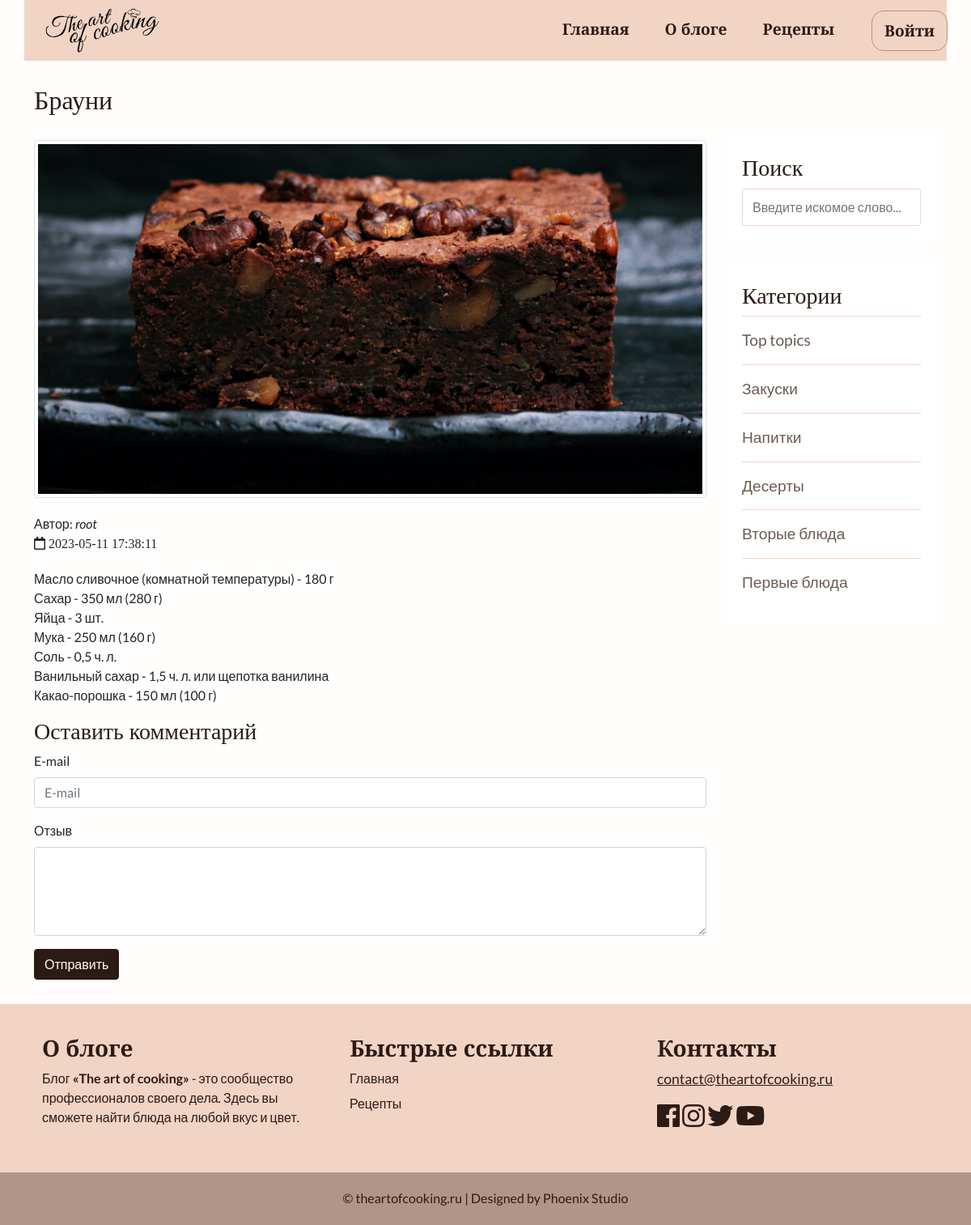
Page /single.php?post=32 on the earlier database version.
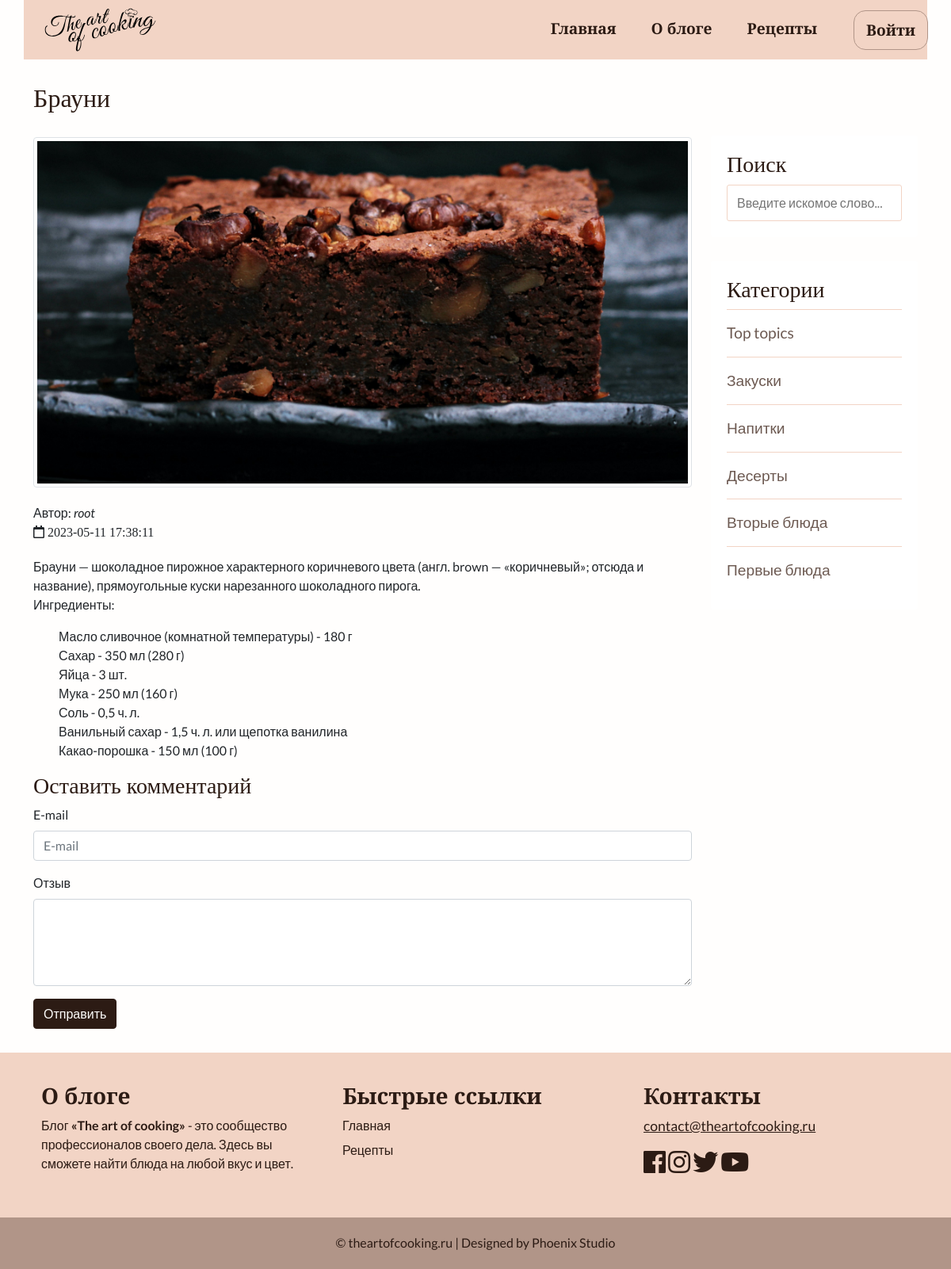
Same page on the later database version.
### tables this page shows
CREATE TABLE `posts` (
  `id` int NOT NULL,
  `id_user` int NOT NULL,
  `title` varchar(255) NOT NULL,
  `img` varchar(255) NOT NULL,
  `content` text NOT NULL,
  `status` tinyint NOT NULL,
  `id_topic` int DEFAULT NULL,
  `created_date` datetime NOT NULL DEFAULT CURRENT_TIMESTAMP
);

CREATE TABLE `users` (
  `id` int NOT NULL,
  `admin` tinyint NOT NULL,
  `username` varchar(255) NOT NULL,
  `email` varchar(255) NOT NULL,
  `password` varchar(255) NOT NULL,
  `created` timestamp NOT NULL DEFAULT CURRENT_TIMESTAMP
);

### app/database/db.php (called while the page is built, shortened)
<?php
require 'connect.php';
function dbCheckError($query){
    $errInfo = $query->errorInfo();
    return true;
}
function selectAll($table, $params = []){
    global $pdo;
    $sql = "SELECT * FROM $table";
    if(!empty($params)){
        $i = 0;
        foreach ($params as $key => $value){
            if ($i === 0){
                $sql = $sql . " WHERE $key=$value";
            }else{
                $sql = $sql . " AND $key=$value";
            }
            $i++;
        }
    }
    $query = $pdo->prepare($sql);
    $query->execute();
    return $query->fetchAll();
}
function selectPostFromPostsWithUsersOnSingle($table1, $table2, $id){
    global $pdo;
    $sql = "SELECT p.*, u.username FROM $table1 AS p JOIN $table2 AS u ON p.id_user = u.id WHERE p.id=$id";
    $query = $pdo->prepare($sql);
    $query->execute();
    return $query->fetch();
}

### app/controllers/topics.php (called while the page is built, shortened)
<?php
include SITE_ROOT . "/app/database/db.php";
$topics = selectAll('topics');

### single.php (the view, shortened to what this page needs)
<?php include("path.php");
include "app/controllers/topics.php";
$post = selectPostFromPostsWithUsersOnSingle('posts', 'users', $_GET['post']);
?>
<!doctype html>
<html lang="en">
<head>
    <link href="https://cdn.jsdelivr.net/npm/bootstrap@5.0.0-beta2/dist/css/bootstrap.min.css" rel="stylesheet">
    <link rel="stylesheet" href="https://use.fontawesome.com/releases/v5.7.2/css/all.css"
>
    <link rel="stylesheet" href="assets/css/style.css">
</head>
<body>
<?php include("app/include/header.php"); ?>
<div class="container">
    <div class="content row">
        <div class="main-content col-md-9 col-12">
            <h2><?php echo $post['title']; ?></h2>
            <div class="single_post row">
                <div class="img col-12">
                    <img src="<?=BASE_URL . 'assets/images/posts/' . $post['img'] ?>" alt="<?=$post['title']?>" class="img-thumbnail">
                </div>
                <div class="info">
                    Автор: <i><?=$post['username'];?></i>
                    <br>
                    <i class="far fa-calendar"> <?=$post['created_date'];?></i>
                </div>
                <div class="single_post_text col-12">
                    <?=$post['content'];?>
                </div>
                <?php include("app/include/comments.php"); ?>
            </div>
        </div>
        <div class="sidebar col-md-3 col-12">
            <div class="section search">
                <h3>Поиск</h3>
                <form action="/" method="post">
                    <input type="text" name="search-term" class="text-input" placeholder="Введите искомое слово...">
                </form>
            </div>
            <div class="section topics">
                <h3>Категории</h3>
                <ul>
                    <?php foreach ($topics as $key => $topic): ?>
                        <li>
                            <a href="<?=BASE_URL . 'category.php?id=' . $topic['id']; ?>"><?=$topic['name']; ?></a>
                        </li>
                    <?php endforeach; ?>
                </ul>
            </div>
        </div>
    </div>
</div>
<?php include("app/include/footer.php"); ?>
</body>
</html>

Differences in the rows shown:
changed posts "Брауни": content "Масло сливочное (комнатной температуры)…" → "Брауни — шоколадное пирожное характерного коричневого цвета (англ. brown — «коричневый»; отсюда и название), прямоугольные куски нарезанного шоколадного пирога. Ингредиенты: Масло сливочное (комнатной температуры)…"
